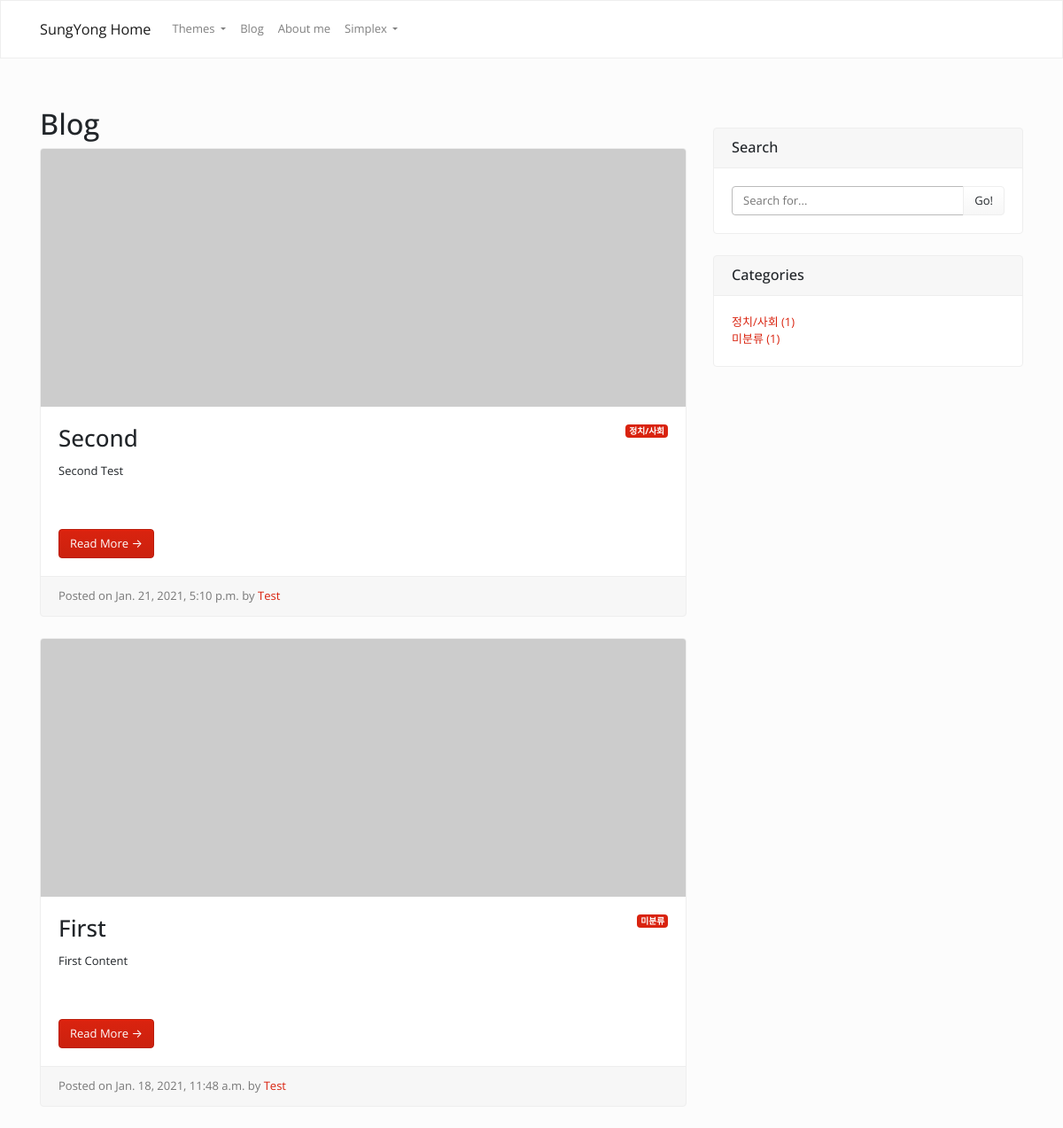
Page /blog/ on the earlier database version.
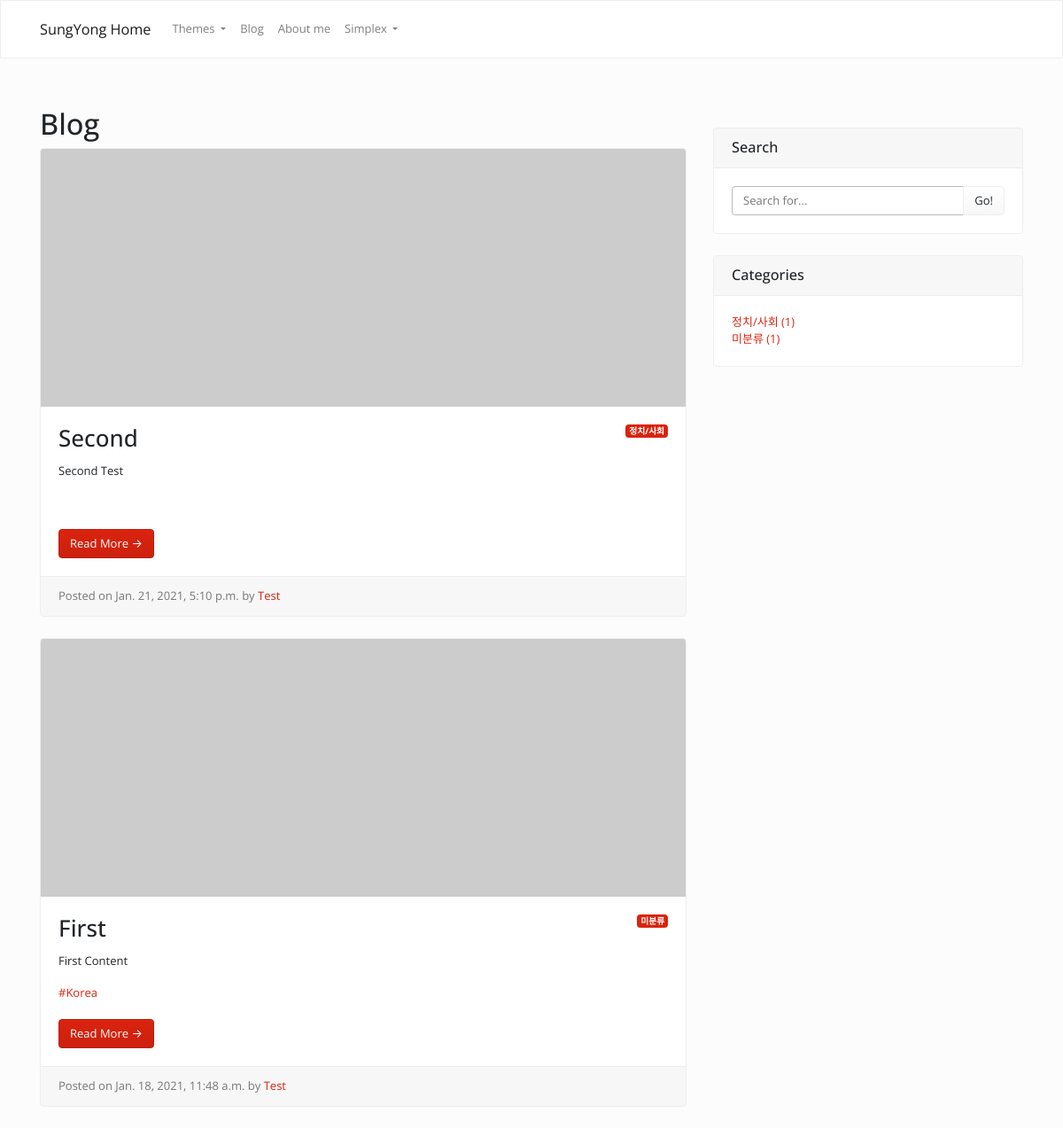
Same page on the later database version.
### blog/models.py (models this page shows, shortened)
class Post(models.Model):
    title = models.CharField(max_length=30)
    content = models.TextField()
    image = models.ImageField(upload_to='blog/%Y/%m/%d/', blank=True)
    created = models.DateTimeField()
    author = models.ForeignKey(User, on_delete=models.CASCADE)
    category = models.ForeignKey(Category, blank=True, null=True, on_delete=models.SET_NULL)
    tags = models.ManyToManyField(Tag)
    def get_absolute_url(self):
        return '/blog/{}/'.format(self.pk)

class Category(models.Model):
    name = models.CharField(max_length=25, unique=True)
    description = models.TextField(blank=True)
    slug = models.SlugField(unique=True, allow_unicode=True)
    def __str__(self):
        return self.name
    def get_absolute_url(self):
        return '/blog/category/{}/'.format(self.slug)
    class Meta:
        verbose_name_plural = 'categories'

class Tag(models.Model):
    name = models.CharField(max_length=40, unique=True)
    slug = models.SlugField(unique=True, allow_unicode=True)
    def __str__(self):
        return self.name
    def get_absolute_url(self):
        return '/blog/tag/{}/'.format(self.slug)

### blog/views.py (the view)
# urls.py: path('', views.PostList.as_view()),
class PostList(ListView):
    model = Post
    def get_queryset(self):
        return Post.objects.order_by('-created')
    def get_context_data(self, *, object_list=None, **kwargs):
        context = super(PostList, self).get_context_data(**kwargs)
        context['category_list'] = Category.objects.all()
        context['posts_without_category'] = Post.objects.filter(category=None).count()
        return context

### blog/templates/blog/post_list.html (shortened to what this page needs)
{% extends 'blog/base.html' %}
{% block content %}
        <h1 id="blog-list-title">
           Blog
        </h1>
       {% if object_list.exists %}
           {% for p in object_list %}
           <div class="card mb-4" id="post-card-{{ p.pk }}">
              {% if p.image %}
                <img class="card-img-top" src="{{p.image.url}}" alt="Card image cap">
              {% else %}
                <img class="card-img-top" src="https://picsum.photos/750/300" alt="Card image cap">
              {% endif %}
             <div class="card-body">
                 {% if p.category %}
                 <span class="badge badge-primary float-right">{{ p.category }}</span>
                 {% else %}
                 <span class="badge badge-primary float-right">미분류</span>
                 {% endif %}
                 <h2 class="card-title">{{ p.title }}</h2>
                 <p class="card-text">{{ p.content | truncatewords:50}}</p>
                 {% for tag in p.tags.all %}
                    <a href="{{ tag.get_absolute_url }}">#{{tag}}</a>
                 {% endfor %}
                 <br/>
                 <br/>
                 <a href="{{p.get_absolute_url}}" class="btn btn-primary" id="read-more-post-{{p.pk}}">Read More &rarr;</a>
             </div>
             <div class="card-footer text-muted">
               Posted on {{p.created}} by
               <a href="#">{{ p.author }}</a>
             </div>
           </div>
           {% endfor %}
           {% else %}
              <h3>아직 게시물이 없습니다. </h3>
       {% endif %}
{% endblock %}

### blog/templates/blog/base.html (shortened to what this page needs)
<!DOCTYPE html>
{% load static %}
<html lang="ko">
<head>
    <link rel="stylesheet" href="{% static "blog/bootstrap/bootstrap.css" %}">
    <link rel="stylesheet" href="{% static "blog/_assets/css/custom.min.css" %}">
</head>
<body>
  <div class="navbar navbar-expand-lg fixed-top navbar-light bg-light" id="navbar">
     <div class="container">
       <a href="../" class="navbar-brand">SungYong Home</a>
       <div class="collapse navbar-collapse" id="navbarResponsive">
         <ul class="navbar-nav">
           <li class="nav-item dropdown">
             <a class="nav-link dropdown-toggle" data-toggle="dropdown" href="#" id="themes">Themes </a>
           </li>
           <li class="nav-item">
             <a class="nav-link" href="/blog/">Blog</a>
           </li>
           <li class="nav-item">
             <a class="nav-link" href="/about_me/">About me</a>
           </li>
           <li class="nav-item dropdown">
             <a class="nav-link dropdown-toggle" data-toggle="dropdown" href="#" id="download">Simplex </a>
           </li>
         </ul>
       </div>
     </div>
   </div>
<div class="container">
   <div class="row">
     <div class="col-md-8" id="main-div">
          {% block content %}
          {% endblock %}
     </div>
     <div class="col-md-4" id="side-div">
       <div class="card my-4">
         <h5 class="card-header">Search</h5>
         <div class="card-body">
           <div class="input-group">
             <input type="text" class="form-control" placeholder="Search for...">
             <span class="input-group-append">
               <button class="btn btn-secondary" type="button">Go!</button>
             </span>
           </div>
         </div>
       </div>
       <div class="card my-4" id="category-card">
         <h5 class="card-header">Categories</h5>
         <div class="card-body">
           <div class="row">
             <div class="col-lg-6">
               <ul class="list-unstyled mb-0">
                 {% for category in category_list %}
                 <li>
                   <a href="{{category.get_absolute_url}}">{{ category.name }} ({{ category.post_set.count }}) </a>
                 </li>
                 {% endfor %}
                 <li>
                   <a href="/blog/category/_none/">미분류 ({{ posts_without_category }})</a>
                 </li>
               </ul>
             </div>
           </div>
         </div>
       </div>
     </div>
   </div>
</div>
</body>
</html>

Differences in the rows shown:
added Tag: name "Korea", shown under Post "First"
